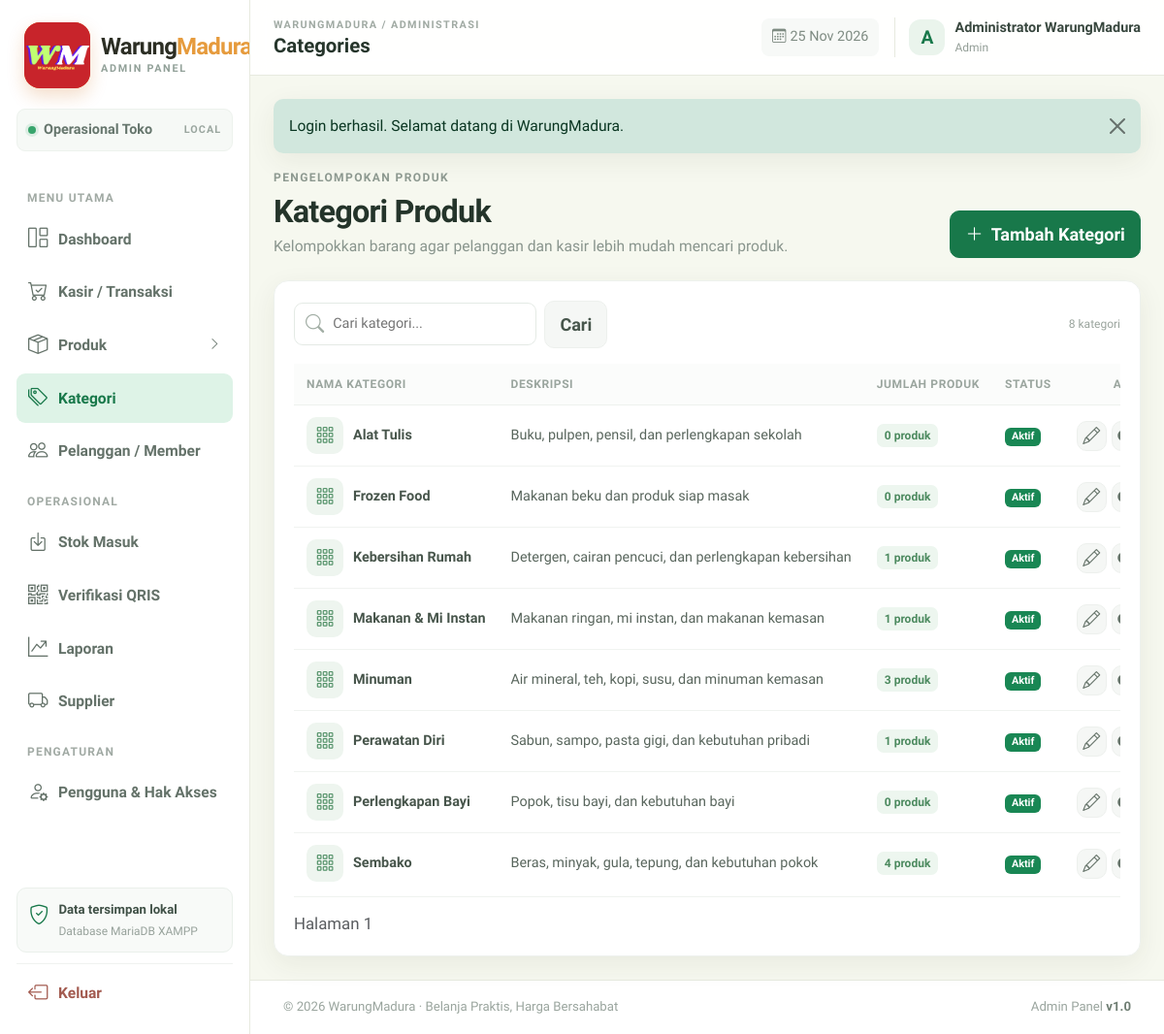
The page /index.php?page=categories (signed in) on the database its author committed.
### tables this page shows
CREATE TABLE IF NOT EXISTS tbl_kategori (
  id_kategori INT UNSIGNED AUTO_INCREMENT PRIMARY KEY,
  nama_kategori VARCHAR(100) NOT NULL UNIQUE,
  deskripsi VARCHAR(255) NULL,
  status_kategori ENUM('aktif','nonaktif') NOT NULL DEFAULT 'aktif',
  created_at DATETIME NOT NULL DEFAULT CURRENT_TIMESTAMP
);

### pages/categories.php (the view, shortened to what this page needs)
<?php
$q=trim((string)($_GET['q']??''));$pageNo=max(1,(int)($_GET['p']??1));$perPage=10;
$where=$q!==''?'WHERE k.nama_kategori LIKE ?':'';$args=$q!==''?["%$q%"]:[];
$count=$db->prepare("SELECT COUNT(*) FROM tbl_kategori k {$where}");$count->execute($args);$total=(int)$count->fetchColumn();$offset=($pageNo-1)*$perPage;
$stmt=$db->prepare("SELECT k.*,COUNT(p.id_produk) jumlah_produk FROM tbl_kategori k LEFT JOIN tbl_produk p ON p.id_kategori=k.id_kategori {$where} GROUP BY k.id_kategori ORDER BY k.nama_kategori LIMIT {$perPage} OFFSET {$offset}");$stmt->execute($args);$rows=$stmt->fetchAll();
?>
<div class="page-heading"><div><span class="section-kicker">PENGELOMPOKAN PRODUK</span><h1>Kategori Produk</h1><p>Kelompokkan barang agar pelanggan dan kasir lebih mudah mencari produk.</p></div><button class="btn btn-primary" data-bs-toggle="modal" data-bs-target="#categoryModal"><i class="bi bi-plus-lg me-2"></i>Tambah Kategori</button></div>
<div class="panel-card"><div class="filter-toolbar"><form class="filter-form" method="get"><input type="hidden" name="page" value="categories"><div class="search-box"><i class="bi bi-search"></i><input type="search" name="q" value="<?=e($q)?>" placeholder="Cari kategori..."></div><button class="btn btn-dark-soft">Cari</button></form><span class="result-count"><?=$total?> kategori</span></div>
<div class="table-responsive"><table class="table app-table align-middle"><thead><tr><th>Nama Kategori</th><th>Deskripsi</th><th>Jumlah Produk</th><th>Status</th><th class="text-end">Aksi</th></tr></thead><tbody>
<?php foreach($rows as $r):?><tr><td><div class="product-cell"><div class="category-avatar"><i class="bi bi-grid-3x3-gap"></i></div><b><?=e($r['nama_kategori'])?></b></div></td><td><?=e($r['deskripsi']?:'-')?></td><td><span class="count-pill"><?=(int)$r['jumlah_produk']?> produk</span></td><td><?=status_badge($r['status_kategori'])?></td><td class="text-end"><div class="table-actions"><button class="btn btn-sm btn-light" data-bs-toggle="modal" data-bs-target="#editCategory<?=(int)$r['id_kategori']?>"><i class="bi bi-pencil"></i></button><form method="post"><?=Csrf::field()?><input type="hidden" name="action" value="toggle_category"><input type="hidden" name="_return" value="categories"><input type="hidden" name="id" value="<?=(int)$r['id_kategori']?>"><button class="btn btn-sm btn-light" title="Ubah status"><i class="bi bi-toggle-on"></i></button></form></div></td></tr><?php endforeach;?>
</tbody></table></div><div class="panel-footer"><span class="text-muted small">Halaman <?=$pageNo?></span><?php pagination($total,$pageNo,$perPage,'categories',['q'=>$q]);?></div></div>

### app/helpers.php (shortened to what this page needs)
<?php
function e(mixed $value): string
{
    return htmlspecialchars((string)($value ?? ''), ENT_QUOTES | ENT_SUBSTITUTE, 'UTF-8');
}
function status_badge(string $status): string
{
    $map = [
        'aktif' => 'success', 'lunas' => 'success', 'selesai' => 'success',
        'diterima' => 'success', 'berhasil' => 'success',
        'menunggu' => 'warning', 'belum_bayar' => 'warning', 'draft' => 'secondary',
        'diproses' => 'info', 'siap_diambil' => 'primary',
        'nonaktif' => 'secondary', 'dibatalkan' => 'danger', 'gagal' => 'danger',
        'dikembalikan' => 'dark', 'nonaktif' => 'secondary'
    ];
    $label = ucwords(str_replace('_', ' ', $status));
    return '<span class="badge text-bg-' . ($map[$status] ?? 'secondary') . '">' . e($label) . '</span>';
}

### assets/css/app.css (style rules this page uses)
:root { --green:#18784a; --green-dark:#105936; --green-soft:#def3e7; --ink:#2c2e24; --muted:#74766b; --line:#e7eadf; --surface:#fffef9; --canvas:#f6f8ef; --orange:#ef8a24; --orange-dark:#cf6812; --cream:#fff7df; --yellow-soft:#fff1bb; --shadow:0 8px 28px rgba(53,53,33,.07) }
* { box-sizing: border-box }
html { font-size: 16px }
body { font-family: 'Lexend',sans-serif; background: var(--canvas); color: var(--ink); font-size: 1.2rem; line-height: 1.55 }
.btn { border-radius: 10px; font-weight: 600; padding: .62rem .95rem; font-size: 1.128rem; transition: transform .2s,box-shadow .2s,background .2s }
.btn-primary { background: var(--green); border-color: var(--green) }
.btn-light, .btn-dark-soft { background: #f5f7f5; border: 1px solid #edf0ed; color: #47564c }
.page-heading { display: flex; justify-content: space-between; align-items: flex-end; gap: 20px; margin-bottom: 23px; }
.section-kicker { display: block; font-size: 12px; font-weight: 800; letter-spacing: 1.4px; color: #8e9a91; margin-bottom: 6px; }
.page-heading h1 { font: 800 32.4px Lexend,sans-serif; letter-spacing: -.8px; margin: 0 0 5px; color: #24342a; }
.page-heading p { margin: 0; color: #89958d; font-size: 15.6px; }
.panel-card, .kpi-card { background: #fff; border: 1px solid #edf1ed; border-radius: 15px; box-shadow: var(--shadow); }
.panel-card { padding: 20px; }
.app-table { font-size: 14.4px; margin: 0; white-space: nowrap; }
.app-table thead th { font-size: 12px; text-transform: uppercase; letter-spacing: .6px; color: #9aa59e; background: #fbfcfb; border-bottom: 1px solid #edf1ed; padding: 12px 13px; font-weight: 800; }
.app-table tbody td { padding: 12px 13px; border-color: #f0f3f0; color:#59665d; }
.app-table tbody tr:last-child td { border-bottom: 0; }
.table-actions { display: flex; justify-content: flex-end; gap: 5px; }
.table-actions .btn { width: 31px; height: 31px; padding: 0; display: grid; place-items: center; border-color: #edf0ed; color: #67756b; }
.table-actions form { display: inline-flex; }
.stock-product-icon, .product-thumb, .category-avatar, .brand-avatar, .cart-item-icon { width: 38px; height: 38px; border-radius: 10px; display: grid; place-items: center; background: #f1f6f2; color: #6c9a7b; font-size: 19.2px; flex: none; }
.filter-toolbar { display: flex; justify-content: space-between; align-items: center; gap: 15px; padding-bottom: 16px; }
.filter-form { display: flex; align-items: center; gap: 8px; flex-wrap: wrap; flex: 1; }
.search-box { display: flex; align-items: center; gap: 9px; border: 1px solid #e4eae5; border-radius: 9px; padding: 0 11px; min-width: 245px; background: #fff; }
.search-box i { color: #a2aea5; }
.search-box input { border: 0; outline: 0; box-shadow: none !important; padding: 10px 0; font-size: 14.4px; width: 100%; min-width: 0; }
.result-count { font-size: 12px; color: #9aa49d; white-space: nowrap; }
.panel-footer { display: flex; justify-content: space-between; align-items: center; gap: 12px; border-top: 1px solid #eff2ef; padding-top: 14px; margin-top: 3px; }
.product-cell,.member-cell { display: flex; align-items: center; gap: 10px; }
.product-cell b,.member-cell b { display: block; font-size: 14.4px; color: #47554b; }
.stock-pill, .count-pill { background: #edf6ef; color: #4c8a5f; padding: 5px 8px; border-radius: 7px; font-size: 12px; font-weight: 800; }
.category-avatar { background: #eef5ef; color: #549269 }

### rows shown on the page
tbl_kategori: nama_kategori "Alat Tulis", deskripsi "Buku, pulpen, pensil, dan perlengkapan sekolah", jumlah_produk "0", status_kategori "Aktif"
tbl_kategori: nama_kategori "Frozen Food", deskripsi "Makanan beku dan produk siap masak", jumlah_produk "0", status_kategori "Aktif"
tbl_kategori: nama_kategori "Kebersihan Rumah", deskripsi "Detergen, cairan pencuci, dan perlengkapan kebersihan", jumlah_produk "1", status_kategori "Aktif"
tbl_kategori: nama_kategori "Makanan & Mi Instan", deskripsi "Makanan ringan, mi instan, dan makanan kemasan", jumlah_produk "1", status_kategori "Aktif"
tbl_kategori: nama_kategori "Minuman", deskripsi "Air mineral, teh, kopi, susu, dan minuman kemasan", jumlah_produk "3", status_kategori "Aktif"
tbl_kategori: nama_kategori "Perawatan Diri", deskripsi "Sabun, sampo, pasta gigi, dan kebutuhan pribadi", jumlah_produk "1", status_kategori "Aktif"
tbl_kategori: nama_kategori "Perlengkapan Bayi", deskripsi "Popok, tisu bayi, dan kebutuhan bayi", jumlah_produk "0", status_kategori "Aktif"
tbl_kategori: nama_kategori "Sembako", deskripsi "Beras, minyak, gula, tepung, dan kebutuhan pokok", jumlah_produk "4", status_kategori "Aktif"

### other values the page prints
$group['title'] "MENU UTAMA"
$label "Dashboard"
$label "Kasir / Transaksi"
$label "Produk"
$label "Kategori"
$label "Pelanggan / Member"
$group['title'] "OPERASIONAL"
$label "Stok Masuk"
$label "Verifikasi QRIS"
$label "Laporan"
$label "Supplier"
$group['title'] "PENGATURAN"
$label "Pengguna & Hak Akses"
$pageTitle "Categories"
substr($user['nama_lengkap'] ?? 'A',0,1) "A"
